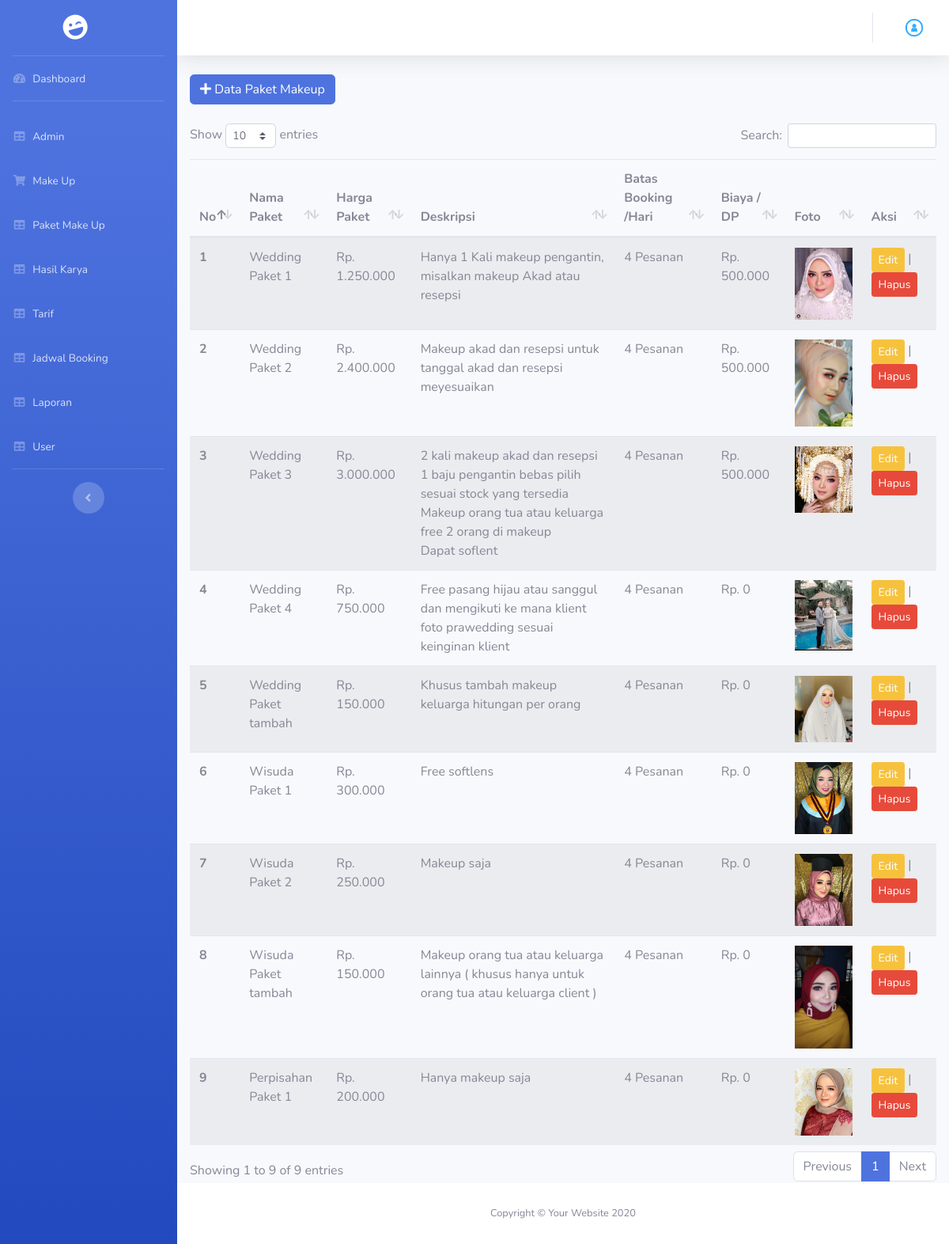
The app's page /index.php/admin/paket_makeup, older data.
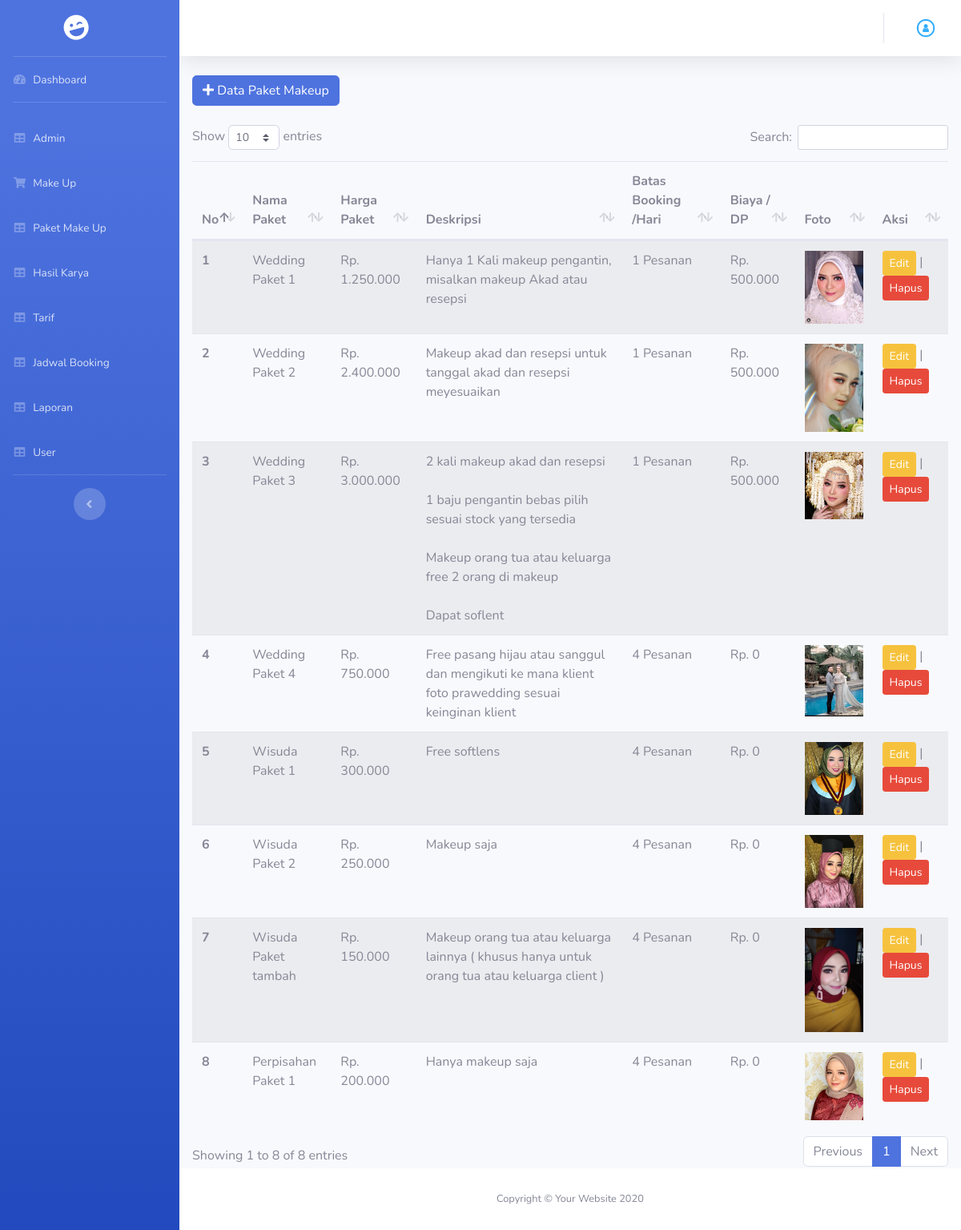
The same page, newer data.
### tables this page shows
CREATE TABLE `tb_paket_makeup` (
  `id_paket` int(11) NOT NULL AUTO_INCREMENT,
  `id_makeup` int(11) NOT NULL,
  `nm_paket` varchar(100) NOT NULL,
  `harga_paket` int(11) NOT NULL,
  `deskripsi` text,
  `batas_booking_per_hari` int(11) NOT NULL,
  `biaya_dp` int(11) NOT NULL,
  `foto` text NOT NULL,
  `jumlah_orang` int(11) NOT NULL DEFAULT '1',
  PRIMARY KEY (`id_paket`)
);

CREATE TABLE `tb_makeup` (
  `id_makeup` int(11) NOT NULL AUTO_INCREMENT,
  `nm_makeup` varchar(50) NOT NULL,
  `deskripsi` text NOT NULL,
  PRIMARY KEY (`id_makeup`)
);

### application/core/MY_Controller.php (called while the page is built, shortened)
<?php
class MY_Controller extends CI_Controller
{
	public function view_backend($view, $data = null)
	{
		$this->load->view('admin/templateBackend/header');
		$this->load->view('admin/templateBackend/sidebar');
		$this->load->view($view, $data);
		$this->load->view('admin/templateBackend/footer');
	}
}

### application/controllers/admin/Paket_Makeup.php (called while the page is built, shortened)
<?php
class Paket_Makeup extends MY_Controller
{
  public function index()
  {
    $data['paket_makeup'] = $this->paketMakeupModel->getAll();
    $data['makeup'] = $this->makeupModel->getAll();
    $this->view_backend('admin/paket_makeup/paket_makeup', $data);
  }
}

### index.php (called while the page is built, shortened)
<?php
require_once BASEPATH.'core/CodeIgniter.php';

### application/models/Backend/Paket_Makeup_Model.php (called while the page is built, shortened)
<?php defined('BASEPATH') or exit('No direct script access allowed');
class Paket_Makeup_Model extends CI_Model
{
	public function getAll()
	{
		return $this->db->query("Select
        tb_paket_makeup.id_paket,
        tb_paket_makeup.id_makeup,
        tb_paket_makeup.nm_paket,
        tb_makeup.nm_makeup,
        tb_makeup.lokasi_makeup,
        tb_paket_makeup.harga_paket,
        tb_paket_makeup.deskripsi,
        tb_paket_makeup.biaya_dp,
        tb_paket_makeup.foto,
        tb_paket_makeup.batas_booking_per_hari,
        tb_paket_makeup.jumlah_orang,
        tb_makeup.nm_makeup
    From
        tb_paket_makeup Left Join
        tb_makeup On tb_paket_makeup.id_makeup = tb_makeup.id_makeup")->result();
	}
}

### application/views/admin/paket_makeup/paket_makeup.php (the view, shortened to what this page needs)
<section class="mt-3 mr-3 ml-3">
    <div class="mb-4">
        <button data-toggle="modal" data-target="#tambah" class="btn btn-primary"><i class="fas fa-plus"></i> Data Paket Makeup</button>
    </div>
    <table class="table table-striped" id="dataTable">
        <thead>
            <tr>
                <th scope="col">No</th>
                <th scope="col">Nama Paket</th>
                <th scope="col">Harga Paket</th>
                <th scope="col">Deskripsi</th>
                <th scope="col">Batas Booking /Hari</th>
                <th scope="col">Biaya / DP</th>
                <th scope="col">Foto</th>
                <th scope="col">Aksi</th>
            </tr>
        </thead>
        <tbody>
            <?php foreach ($paket_makeup as $no => $pm) : ?>
                <tr>
                    <th scope="row"><?php echo $no + 1; ?></th>
                    <td><?php echo $pm->nm_makeup."<br>".$pm->nm_paket ?></td>
                    <td>Rp. <?php echo number_format($pm->harga_paket, '0', ',', '.') ?></td>
                    <td><?php echo $pm->deskripsi ?></td>
                    <td><?php echo $pm->batas_booking_per_hari ?> Pesanan</td>
                    <td>Rp. <?php echo number_format($pm->biaya_dp, '0', ',', '.') ?></td>
                    <td><img src="<?php echo base_url() . './assets/upload/' . $pm->foto ?>" alt="" class="img-fluid" style="width: 150px;"></td>
                    <td style="width: 10%;"><a href="<?php echo base_url('admin/paket_edit/') . $pm->id_paket ?>" class="btn btn-sm btn-warning">Edit</a> | <a href="<?php echo base_url('admin/paket_hapus/') . $pm->id_paket ?>" class="btn btn-sm btn-danger">Hapus</a></td>
                </tr>
            <?php endforeach; ?>
        </tbody>
    </table>
</section>

### application/views/admin/templateBackend/header.php (shortened to what this page needs)
<!DOCTYPE html>
<html lang="en">
<head>
	<link href="<?= base_url('assets/assetsbe') ?>/vendor/fontawesome-free/css/all.min.css" rel="stylesheet" type="text/css">
	<link href="<?= base_url('assets/assetsbe') ?>/css/sb-admin-2.min.css" rel="stylesheet">
	<link href="<?= base_url('assets/assetsbe') ?>/vendor/datatables/dataTables.bootstrap4.min.css" rel="stylesheet">
	<link rel="stylesheet" type="text/css" href="https://cdn.jsdelivr.net/npm/pikaday/css/pikaday.css">
</head>
<body id="page-top">

### application/views/admin/templateBackend/sidebar.php (shortened to what this page needs)
<div id="wrapper">
	<ul class="navbar-nav bg-gradient-primary sidebar sidebar-dark accordion" id="accordionSidebar">
		<a class="sidebar-brand d-flex align-items-center justify-content-center" href="index.html">
			<div class="sidebar-brand-icon rotate-n-15">
				<i class="fas fa-laugh-wink"></i>
			</div>
		</a>
		<hr class="sidebar-divider my-0">
		<li class="nav-item <?= $this->uri->segment(2) == 'dashboard' ? 'active' : '' ?>">
			<a class="nav-link" href="<?php echo base_url('admin/dashboard') ?>">
				<i class="fas fa-fw fa-tachometer-alt"></i>
				<span>Dashboard</span></a>
		</li>
		<hr class="sidebar-divider">
		<li class="nav-item <?= $this->uri->segment(2) == 'data' ? 'active' : '' ?>">
			<a class="nav-link" href="<?php echo base_url('admin/data') ?>">
				<i class="fas fa-fw fa-table"></i>
				<span>Admin </span></a>
		</li>
		<li class="nav-item <?= $this->uri->segment(2) == 'makeup' ? 'active' : '' ?>">
			<a class="nav-link" href="<?php echo base_url('admin/makeup') ?>">
				<i class="fas fa-fw fa-shopping-cart"></i>
				<span>Make Up </span></a>
		</li>
		<li class="nav-item <?= $this->uri->segment(2) == 'paket' ? 'active' : '' ?>">
			<a class="nav-link" href="<?php echo base_url('admin/paket') ?>">
				<i class="fas fa-fw fa-table"></i>
				<span>Paket Make Up</span></a>
		</li>
		<li class="nav-item">
			<a class="nav-link" href="<?php echo base_url('admin/karya') ?>">
				<i class="fas fa-fw fa-table"></i>
				<span>Hasil Karya</span></a>
		</li>
		<li class="nav-item">
			<a class="nav-link" href="<?php echo base_url('admin/tarif') ?>">
				<i class="fas fa-fw fa-table"></i>
				<span>Tarif</span></a>
		</li>
		<li class="nav-item">
			<a class="nav-link" href="<?php echo base_url('admin/booking') ?>">
				<i class="fas fa-fw fa-table"></i>
				<span>Jadwal Booking</span></a>
		</li>
		<li class="nav-item">
			<a class="nav-link" href="<?php echo base_url('admin/laporan') ?>">
				<i class="fas fa-fw fa-table"></i>
				<span>Laporan</span></a>
		</li>
		<li class="nav-item">
			<a class="nav-link" href="<?php echo base_url('admin/user') ?>">
				<i class="fas fa-fw fa-table"></i>
				<span>User</span></a>
		</li>
		<hr class="sidebar-divider d-none d-md-block">
		<div class="text-center d-none d-md-inline">
			<button class="rounded-circle border-0" id="sidebarToggle"></button>
		</div>
	</ul>
	<div id="content-wrapper" class="d-flex flex-column">
		<div id="content">
			<nav class="navbar navbar-expand navbar-light bg-white topbar mb-4 static-top shadow">
				<ul class="navbar-nav ml-auto">
					<li class="nav-item dropdown no-arrow">
						<a class="nav-link dropdown-toggle" href="#" id="userDropdown" role="button" data-toggle="dropdown" aria-haspopup="true" aria-expanded="false">
							<img class="img-profile rounded-circle" src="<?php echo base_url('assets/upload/icon.jpg') ?>">
						</a>
					</li>
				</ul>
			</nav>

### application/views/admin/templateBackend/footer.php (shortened to what this page needs)
</div>
<footer class="sticky-footer bg-white">
	<div class="container my-auto">
		<div class="copyright text-center my-auto">
			<span>Copyright &copy; Your Website 2020</span>
		</div>
	</div>
</footer>
</div>
</div>
</body>
</html>

Row changes from the older to the newer data that the page shows:
removed tb_paket_makeup: id_makeup.nm_makeup "Wedding", nm_paket "Paket tambah", harga_paket "150.000", deskripsi "Khusus tambah makeup keluarga hitungan per orang", batas_booking_per_hari "4", biaya_dp "0", foto (picture)
changed tb_paket_makeup "Hanya 1 Kali makeup pengantin, misalkan makeup Akad atau resepsi": batas_booking_per_hari "4" → "1"
changed tb_paket_makeup "Makeup akad dan resepsi untuk tanggal akad dan resepsi meyesuaikan": batas_booking_per_hari "4" → "1"
changed tb_paket_makeup "Paket 3": batas_booking_per_hari "4" → "1"
Text that changed along with them:
text written by a page script: "Show entries Search: Showing 1 to 9 of 9 entries Previous 1 Next" → "Show entries Search: Showing 1 to 8 of 8 entries Previous 1 Next"
